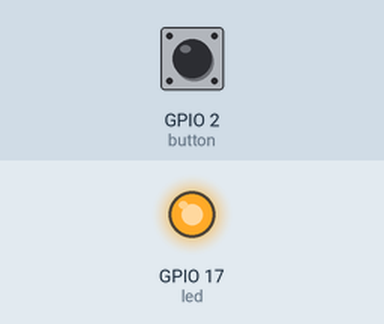
A program run on a simulated Raspberry Pi (BCM pin numbers). Parts: output pins drawn as LEDs (lit = HIGH). The test bench sets the inputs (shaded band); at power-on: GPIO 2 (button) HIGH.

Above: at 1.2 s.
1.3 s: GPIO 2 (button) pulled LOW for 0.15 s
At 1.5 s:
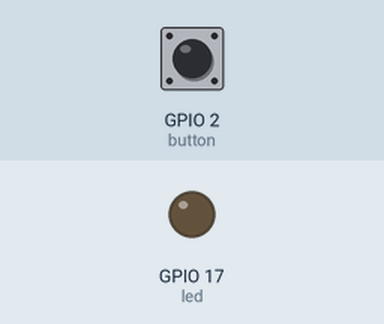
3.1 s: GPIO 2 (button) pulled LOW for 3.2 s
At 7.2 s:
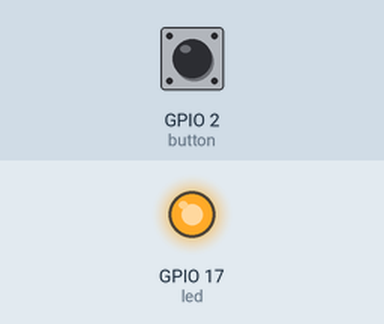
Timing chart, 0 to 8.7 s (numbered marks = the images above; inputs shaded):
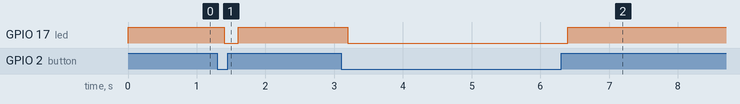

The program:

button.py
```python
import RPi.GPIO as GPIO
import time
GPIO.setmode(GPIO.BCM)
import serial

led = 17
button = 2

GPIO.setup(button, GPIO.IN, GPIO.PUD_UP)

GPIO.setup(led, GPIO.OUT)

while True:

  if GPIO.input(button) == True:
     GPIO.output(led, 1)
     time.sleep(0.2)
  if GPIO.input(button) == False:
     GPIO.output(led, 0)
     time.sleep(0.2)

GPIO.cleanup
```

Measured:
- after the input at 1.3 s, GPIO 17 (led): HIGH → LOW after 0.10 s, → HIGH 0.20 s later
- after the input at 3.1 s, GPIO 17 (led): HIGH → LOW after 0.10 s, → HIGH 3.2 s later
